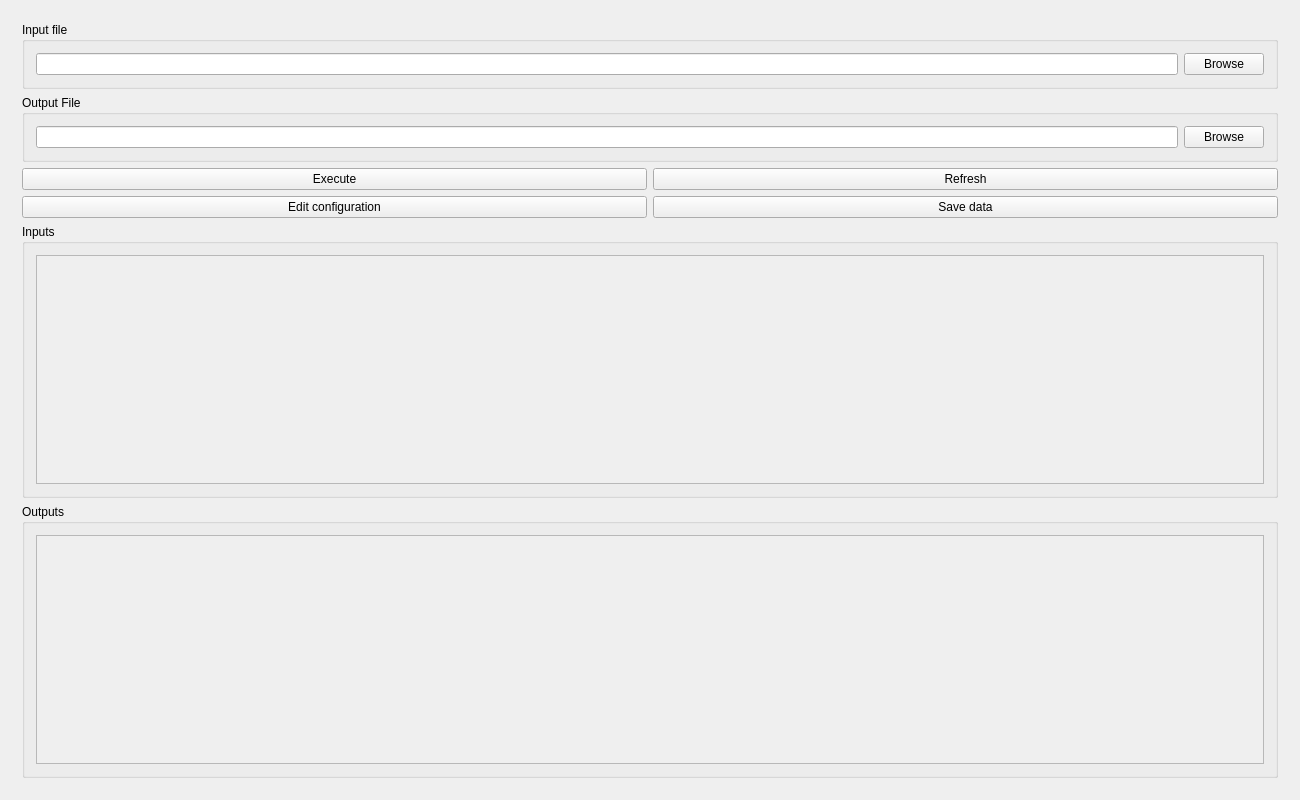
<?xml version="1.0" encoding="UTF-8"?>
<ui version="4.0">
 <class>MainWindow</class>
 <widget class="QMainWindow" name="MainWindow">
  <property name="geometry">
   <rect>
    <x>0</x>
    <y>0</y>
    <width>1300</width>
    <height>800</height>
   </rect>
  </property>
  <property name="windowTitle">
   <string>MainWindow</string>
  </property>
  <widget class="QWidget" name="centralWidget">
   <layout class="QGridLayout" name="gridLayout">
    <item row="0" column="0">
     <layout class="QHBoxLayout" name="top_lay">
      <item>
       <widget class="QWidget" name="interactive_lay" native="true">
        <layout class="QVBoxLayout" name="verticalLayout">
         <item>
          <widget class="QGroupBox" name="input_file_grp">
           <property name="title">
            <string>Input file</string>
           </property>
           <layout class="QHBoxLayout" name="input_file_lay">
            <item>
             <widget class="QLineEdit" name="input_file_txt"/>
            </item>
            <item>
             <widget class="QPushButton" name="input_file_btn">
              <property name="text">
               <string>Browse</string>
              </property>
             </widget>
            </item>
           </layout>
          </widget>
         </item>
         <item>
          <widget class="QGroupBox" name="output_file_grp">
           <property name="title">
            <string>Output File</string>
           </property>
           <layout class="QHBoxLayout" name="output_file_lay">
            <item>
             <widget class="QLineEdit" name="output_file_txt"/>
            </item>
            <item>
             <widget class="QPushButton" name="output_file_btn">
              <property name="text">
               <string>Browse</string>
              </property>
             </widget>
            </item>
           </layout>
          </widget>
         </item>
         <item>
          <layout class="QHBoxLayout" name="action_lay">
           <property name="topMargin">
            <number>0</number>
           </property>
           <item>
            <widget class="QPushButton" name="execute_btn">
             <property name="sizePolicy">
              <sizepolicy hsizetype="Preferred" vsizetype="Preferred">
               <horstretch>0</horstretch>
               <verstretch>0</verstretch>
              </sizepolicy>
             </property>
             <property name="text">
              <string>Execute</string>
             </property>
            </widget>
           </item>
           <item>
            <widget class="QPushButton" name="refresh_btn">
             <property name="text">
              <string>Refresh</string>
             </property>
            </widget>
           </item>
          </layout>
         </item>
         <item>
          <layout class="QHBoxLayout" name="save_lay">
           <item>
            <widget class="QPushButton" name="config_btn">
             <property name="sizePolicy">
              <sizepolicy hsizetype="Preferred" vsizetype="Preferred">
               <horstretch>0</horstretch>
               <verstretch>0</verstretch>
              </sizepolicy>
             </property>
             <property name="text">
              <string>Edit configuration</string>
             </property>
            </widget>
           </item>
           <item>
            <widget class="QPushButton" name="save_btn">
             <property name="text">
              <string>Save data</string>
             </property>
            </widget>
           </item>
          </layout>
         </item>
         <item>
          <widget class="QGroupBox" name="inputs_grp">
           <property name="title">
            <string>Inputs</string>
           </property>
           <layout class="QVBoxLayout" name="verticalLayout_2">
            <item>
             <widget class="QScrollArea" name="inputs_scr">
              <property name="widgetResizable">
               <bool>true</bool>
              </property>
              <widget class="QWidget" name="scrollAreaWidgetContents_3">
               <property name="geometry">
                <rect>
                 <x>0</x>
                 <y>0</y>
                 <width>1236</width>
                 <height>224</height>
                </rect>
               </property>
              </widget>
             </widget>
            </item>
           </layout>
          </widget>
         </item>
         <item>
          <widget class="QGroupBox" name="outputs_grp">
           <property name="title">
            <string>Outputs</string>
           </property>
           <layout class="QVBoxLayout" name="verticalLayout_3">
            <item>
             <widget class="QScrollArea" name="outputs_scr">
              <property name="widgetResizable">
               <bool>true</bool>
              </property>
              <widget class="QWidget" name="scrollAreaWidgetContents_2">
               <property name="geometry">
                <rect>
                 <x>0</x>
                 <y>0</y>
                 <width>1236</width>
                 <height>224</height>
                </rect>
               </property>
              </widget>
             </widget>
            </item>
           </layout>
          </widget>
         </item>
        </layout>
       </widget>
      </item>
     </layout>
    </item>
   </layout>
  </widget>
 </widget>
 <layoutdefault spacing="6" margin="11"/>
 <resources/>
 <connections/>
</ui>
